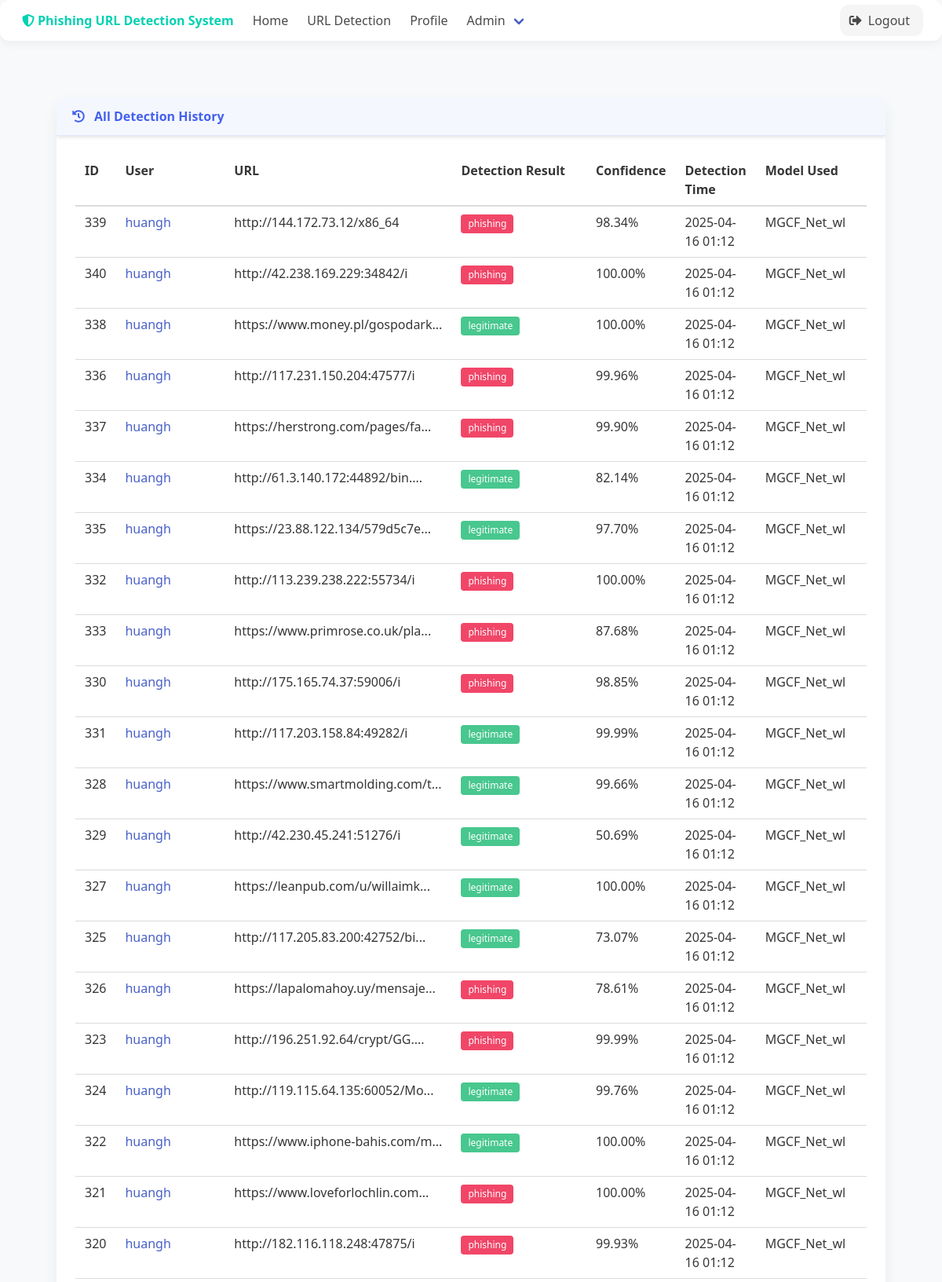
/admin/history (signed in, upper part), run on the app's committed database.
### src/models.py (models this page shows, shortened)
class URLCheckHistory(db.Model):
    id = db.Column(db.Integer, primary_key=True)
    url = db.Column(db.String(2000), nullable=False)
    result = db.Column(db.String(20), nullable=False)  # 'phishing' or 'legitimate'
    confidence = db.Column(db.Float, nullable=False)
    model_used = db.Column(db.String(100), nullable=True)
    check_time = db.Column(db.DateTime, default=datetime.utcnow)
    user_id = db.Column(db.Integer, db.ForeignKey('user.id'))

class User(UserMixin, db.Model):
    id = db.Column(db.Integer, primary_key=True)
    username = db.Column(db.String(64), unique=True, nullable=False)
    email = db.Column(db.String(120), unique=True, nullable=False)
    password_hash = db.Column(db.String(128))
    is_admin = db.Column(db.Boolean, default=False)
    created_at = db.Column(db.DateTime, default=datetime.utcnow)
    last_login = db.Column(db.DateTime, nullable=True)
    history = db.relationship('URLCheckHistory', backref='user', lazy='dynamic')

### src/auth_app.py (the view)
    @app.route('/admin/history')
    @login_required
    def admin_history():
        if not current_user.is_admin:
            abort(403)
        history = URLCheckHistory.query.order_by(URLCheckHistory.check_time.desc()).all()
        return render_template('admin_history.html', title='Detection History', history=history)

### src/templates/admin_history.html
{% extends "base.html" %}
{% block content %}
<div class="columns">
    <div class="column is-12">
        <div class="card">
            <header class="card-header">
                <p class="card-header-title">
                    <span class="icon mr-2"><i class="fas fa-history"></i></span>
                    All Detection History
                </p>
            </header>
            <div class="card-content">
                {% if history %}
                <div class="table-container">
                    <table class="table is-fullwidth is-hoverable">
                        <thead>
                            <tr>
                                <th>ID</th>
                                <th>User</th>
                                <th>URL</th>
                                <th>Detection Result</th>
                                <th>Confidence</th>
                                <th>Detection Time</th>
                                <th>Model Used</th>
                            </tr>
                        </thead>
                        <tbody>
                            {% for item in history %}
                            <tr>
                                <td>{{ item.id }}</td>
                                <td>
                                    {% if item.user %}
                                    <a href="{{ url_for('admin_edit_user', id=item.user.id) }}">{{ item.user.username }}</a>
                                    {% else %}
                                    <span class="tag is-light">Anonymous User</span>
                                    {% endif %}
                                </td>
                                <td title="{{ item.url }}">{{ item.url[:30] }}{% if item.url|length > 30 %}...{% endif %}</td>
                                <td>
                                    {% if 'phishing' in item.result %}
                                    <span class="tag is-danger">{{ item.result }}</span>
                                    {% else %}
                                    <span class="tag is-success">{{ item.result }}</span>
                                    {% endif %}
                                </td>
                                <td>{{ "%.2f"|format(item.confidence * 100) }}%</td>
                                <td>{{ item.check_time.strftime('%Y-%m-%d %H:%M') }}</td>
                                <td>{{ item.model_used }}</td>
                            </tr>
                            {% endfor %}
                        </tbody>
                    </table>
                </div>
                {% else %}
                <div class="notification is-info is-light">
                    <p>No detection history records yet.</p>
                </div>
                {% endif %}
            </div>
        </div>
    </div>
</div>
{% endblock %}

### src/templates/base.html (style rules this page uses)
:root { --primary-color: #4361ee; --secondary-color: #3f37c9; --accent-color: #4cc9f0; --danger-color: #f72585; --success-color: #4cc9f0; --background-color: #f8f9fa; --card-background: #ffffff; --text-color: #2b2d42; --text-light: #8d99ae; }
html, body { height: 100%; margin: 0; padding: 0; font-family: 'Segoe UI', Tahoma, Geneva, Verdana, sans-serif; background-color: var(--background-color); color: var(--text-color); }
body { display: flex; flex-direction: column; min-height: 100vh; }
.card, .button, .input, .notification, .select select, .result-box, .box, .navbar { border-radius: 12px !important; }
.card { margin-bottom: 1.5rem; box-shadow: 0 8px 20px rgba(0,0,0,0.06); overflow: hidden; transition: transform 0.3s ease, box-shadow 0.3s ease; border: none; }
.card-header { background-color: rgba(67, 97, 238, 0.05); border-bottom: 1px solid rgba(67, 97, 238, 0.1); }
.card-header-title { color: var(--primary-color); font-weight: 600; }

### data on the page
URLCheckHistory: id "339", user.username "huangh", url "http://144.172.73.12/x86_64", result "phishing", item.confidence*100 "98.34", check_time "2025-04-16 01:12", model_used "MGCF_Net_wl"
URLCheckHistory: id "340", user.username "huangh", url "http://42.238.169.229:34842/i", result "phishing", item.confidence*100 "100.00", check_time "2025-04-16 01:12", model_used "MGCF_Net_wl"
URLCheckHistory: id "338", user.username "huangh", url "https://www.money.pl/gospodark", result "legitimate", item.confidence*100 "100.00", check_time "2025-04-16 01:12", model_used "MGCF_Net_wl"
URLCheckHistory: id "336", user.username "huangh", url "http://117.231.150.204:47577/i", result "phishing", item.confidence*100 "99.96", check_time "2025-04-16 01:12", model_used "MGCF_Net_wl"
URLCheckHistory: id "337", user.username "huangh", url "https://herstrong.com/pages/fa", result "phishing", item.confidence*100 "99.90", check_time "2025-04-16 01:12", model_used "MGCF_Net_wl"
URLCheckHistory: id "334", user.username "huangh", url "http://61.3.140.172:44892/bin.", result "legitimate", item.confidence*100 "82.14", check_time "2025-04-16 01:12", model_used "MGCF_Net_wl"
URLCheckHistory: id "335", user.username "huangh", url "https://23.88.122.134/579d5c7e", result "legitimate", item.confidence*100 "97.70", check_time "2025-04-16 01:12", model_used "MGCF_Net_wl"
URLCheckHistory: id "332", user.username "huangh", url "http://113.239.238.222:55734/i", result "phishing", item.confidence*100 "100.00", check_time "2025-04-16 01:12", model_used "MGCF_Net_wl"
URLCheckHistory: id "333", user.username "huangh", url "https://www.primrose.co.uk/pla", result "phishing", item.confidence*100 "87.68", check_time "2025-04-16 01:12", model_used "MGCF_Net_wl"
URLCheckHistory: id "330", user.username "huangh", url "http://175.165.74.37:59006/i", result "phishing", item.confidence*100 "98.85", check_time "2025-04-16 01:12", model_used "MGCF_Net_wl"
URLCheckHistory: id "331", user.username "huangh", url "http://117.203.158.84:49282/i", result "legitimate", item.confidence*100 "99.99", check_time "2025-04-16 01:12", model_used "MGCF_Net_wl"
URLCheckHistory: id "328", user.username "huangh", url "https://www.smartmolding.com/t", result "legitimate", item.confidence*100 "99.66", check_time "2025-04-16 01:12", model_used "MGCF_Net_wl"
URLCheckHistory: id "329", user.username "huangh", url "http://42.230.45.241:51276/i", result "legitimate", item.confidence*100 "50.69", check_time "2025-04-16 01:12", model_used "MGCF_Net_wl"
URLCheckHistory: id "327", user.username "huangh", url "https://leanpub.com/u/willaimk", result "legitimate", item.confidence*100 "100.00", check_time "2025-04-16 01:12", model_used "MGCF_Net_wl"
URLCheckHistory: id "325", user.username "huangh", url "http://117.205.83.200:42752/bi", result "legitimate", item.confidence*100 "73.07", check_time "2025-04-16 01:12", model_used "MGCF_Net_wl"
URLCheckHistory: id "326", user.username "huangh", url "https://lapalomahoy.uy/mensaje", result "phishing", item.confidence*100 "78.61", check_time "2025-04-16 01:12", model_used "MGCF_Net_wl"
URLCheckHistory: id "323", user.username "huangh", url "http://196.251.92.64/crypt/GG.", result "phishing", item.confidence*100 "99.99", check_time "2025-04-16 01:12", model_used "MGCF_Net_wl"
URLCheckHistory: id "324", user.username "huangh", url "http://119.115.64.135:60052/Mo", result "legitimate", item.confidence*100 "99.76", check_time "2025-04-16 01:12", model_used "MGCF_Net_wl"
URLCheckHistory: id "322", user.username "huangh", url "https://www.iphone-bahis.com/m", result "legitimate", item.confidence*100 "100.00", check_time "2025-04-16 01:12", model_used "MGCF_Net_wl"
URLCheckHistory: id "321", user.username "huangh", url "https://www.loveforlochlin.com", result "phishing", item.confidence*100 "100.00", check_time "2025-04-16 01:12", model_used "MGCF_Net_wl"
URLCheckHistory: id "320", user.username "huangh", url "http://182.116.118.248:47875/i", result "phishing", item.confidence*100 "99.93", check_time "2025-04-16 01:12", model_used "MGCF_Net_wl"
